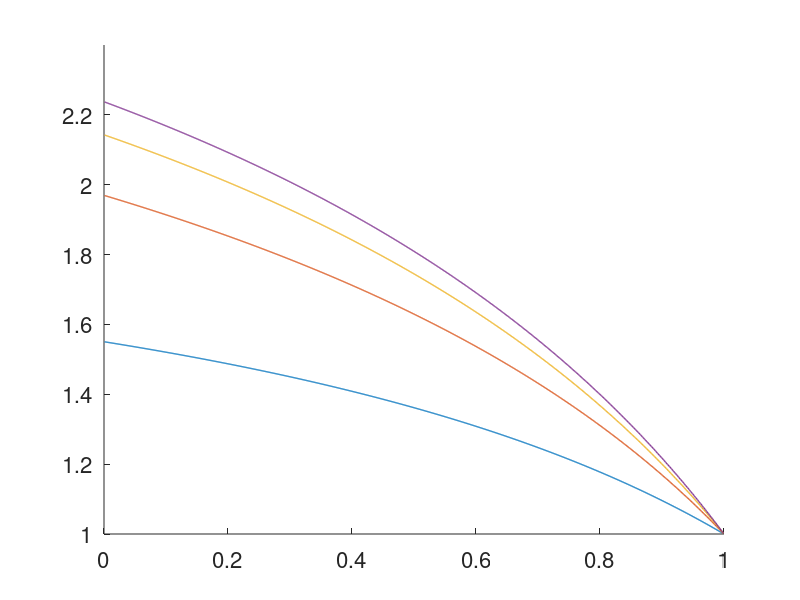
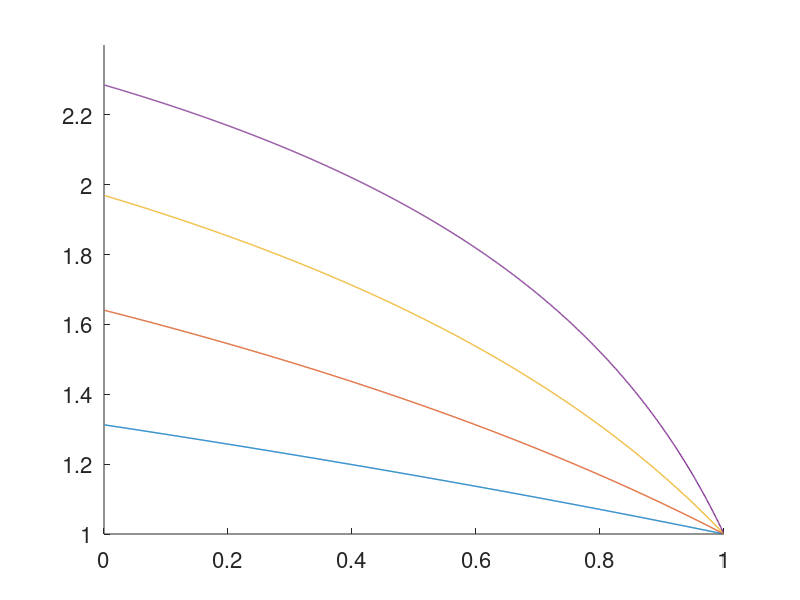
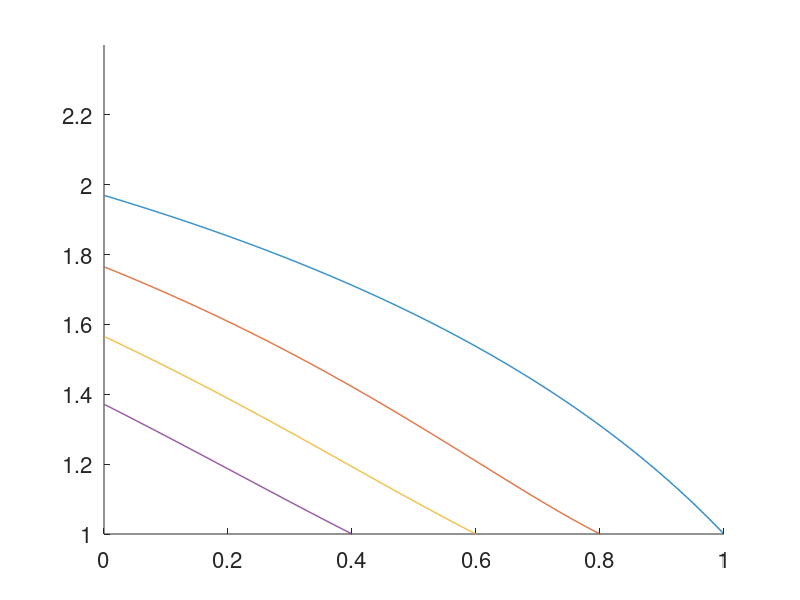

Here is the MATLAB script that generated these plots, in order:
% Script to generate figure 1b, 1c, 1d (plots of plasmid relatedness  
% divided by chromosome relatedness). Figure 1a was made on BioRender.

close all
clearvars
clc

% default parameter values %%%%%%%%%%%%%%%%%%%%%%%%%%%%%%%%%%%%%%%%%%%%%%%%
pcR=0:0.001:1; % defines the range of cooperative plasmid frequency values to be used on the x axis.
pd=0; % defector plasmid frequency value
N=4; % number of founder cells
beta=0.6; % plasmid transfer probability
%%%%%%%%%%%%%%%%%%%%%%%%%%%%%%%%%%%%%%%%%%%%%%%%%%%%%%%%%%%%%%%%%%%%%%%%%%%


% Figure 1b (vary N) %%%%%%%%%%%%%%%%%%%%%%%%%%%%%%%%%%%%%%%%%%%%%%%%%%%%%%

hold on % allows us to plot multiple lines on the same graph

% the following loop generates multiple lines for different N values.
for N=[2 4 6 8 ]

% evaluate the plasmid relatedness function for our chosen parameter
% values.
R =((pcR - (beta.*pcR.*(N - 1).*(pcR + pd - 1))./N).^2 - (pcR + pcR.^2.*(N - 1) - (2.*beta.*pcR.*(N - 1).*(pcR + pd - 1).*(N.*pcR - 2.*pcR + 1))./N - (beta.^2.*pcR.*(N - 1).*(pcR + pd - 1).*(N.*pcR - 2.*pcR + 1))./N.^2 + (beta.^2.*pcR.*(N - 1).*(N - 2).*(pcR + pd - 1).^2.*(N.*pcR - 3.*pcR + 1))./N.^2)./N)./((pcR - (beta.*pcR.*(N - 1).*(pcR + pd - 1))./N).^2 - pcR + (beta.^2.*pcR.*(N - 1).*(pcR + pd - 1).*(N.*pcR - 2.*pcR + 1))./N.^2);

% plot plasmid relatedness divided by chromosome relatedness (chromosome 
% relatedness is given by 1/N).
plot(pcR,R ./ (1/N),'LineWidth',1)

end

hold off

% formatting
box off
set(gcf,'color','white')
set(gca,'fontsize',16)
ylim([1 2.4])

%%%%%%%%%%%%%%%%%%%%%%%%%%%%%%%%%%%%%%%%%%%%%%%%%%%%%%%%%%%%%%%%%%%%%%%%%%%


% Figure 1c (vary beta) %%%%%%%%%%%%%%%%%%%%%%%%%%%%%%%%%%%%%%%%%%%%%%%%%%%

N=4; % set the number of founder cells back to the default value.

figure % new figure panel

hold on % allows us to plot multiple lines on the same graph

% the following loop generates multiple lines for different beta values.
for beta=[0.2 0.4 0.6 0.8]

% evaluate the plasmid relatedness function for our chosen parameter
% values.
R =((pcR - (beta.*pcR.*(N - 1).*(pcR + pd - 1))./N).^2 - (pcR + pcR.^2.*(N - 1) - (2.*beta.*pcR.*(N - 1).*(pcR + pd - 1).*(N.*pcR - 2.*pcR + 1))./N - (beta.^2.*pcR.*(N - 1).*(pcR + pd - 1).*(N.*pcR - 2.*pcR + 1))./N.^2 + (beta.^2.*pcR.*(N - 1).*(N - 2).*(pcR + pd - 1).^2.*(N.*pcR - 3.*pcR + 1))./N.^2)./N)./((pcR - (beta.*pcR.*(N - 1).*(pcR + pd - 1))./N).^2 - pcR + (beta.^2.*pcR.*(N - 1).*(pcR + pd - 1).*(N.*pcR - 2.*pcR + 1))./N.^2);

% plot plasmid relatedness divided by chromosome relatedness (chromosome 
% relatedness is given by 1/N).
plot(pcR,R ./ (1/N),'LineWidth',1)

end

hold off

% formatting
box off
set(gcf,'color','white')
set(gca,'fontsize',16)
ylim([1 2.4])

%%%%%%%%%%%%%%%%%%%%%%%%%%%%%%%%%%%%%%%%%%%%%%%%%%%%%%%%%%%%%%%%%%%%%%%%%%%


% Figure 1d (vary defector plasmid freqeuncy) %%%%%%%%%%%%%%%%%%%%%%%%%%%%%

beta=0.6; % set theplasmid transfer probability back to the default value.

figure % new figure panel

hold on % allows us to plot multiple lines on the same graph

% the following loop generates multiple lines for different defector 
% plasmid frequencies.
for pd=[0 0.2 0.4 0.6]

% evaluate the plasmid relatedness function for our chosen parameter
% values.
R =((pcR - (beta.*pcR.*(N - 1).*(pcR + pd - 1))./N).^2 - (pcR + pcR.^2.*(N - 1) - (2.*beta.*pcR.*(N - 1).*(pcR + pd - 1).*(N.*pcR - 2.*pcR + 1))./N - (beta.^2.*pcR.*(N - 1).*(pcR + pd - 1).*(N.*pcR - 2.*pcR + 1))./N.^2 + (beta.^2.*pcR.*(N - 1).*(N - 2).*(pcR + pd - 1).^2.*(N.*pcR - 3.*pcR + 1))./N.^2)./N)./((pcR - (beta.*pcR.*(N - 1).*(pcR + pd - 1))./N).^2 - pcR + (beta.^2.*pcR.*(N - 1).*(pcR + pd - 1).*(N.*pcR - 2.*pcR + 1))./N.^2);

% plot plasmid relatedness divided by chromosome relatedness (chromosome 
% relatedness is given by 1/N).
plot(pcR(pcR<=(1-pd)),R(pcR<=(1-pd))./ (1/N),'LineWidth',1	)

end

hold off

% formatting
box off
set(gcf,'color','white')
set(gca,'fontsize',16)
ylim([1 2.4])

%%%%%%%%%%%%%%%%%%%%%%%%%%%%%%%%%%%%%%%%%%%%%%%%%%%%%%%%%%%%%%%%%%%%%%%%%%%

